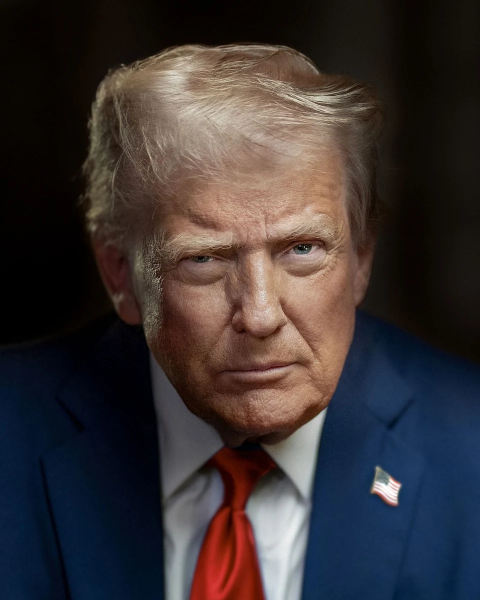
#> input picture known_faces/sample_person.jpg, 960 x 1200 px (shown at 1/2 size)
$ python main.py
#> lines starting #> are read from the running program, lines starting #| are printed output that depends on the picture
import csv
import os
import re
import shutil
import signal
import smtplib
import sys
import threading
import time
import uuid

from datetime import datetime, date
from email.message import EmailMessage
from pathlib import Path
from email.utils import parseaddr

import cv2
import numpy as np


# ============================================================
# PATH CONFIGURATION
# ============================================================

BASE_DIR = Path(__file__).resolve().parent

LOG_DIR = BASE_DIR / "logs"
KNOWN_FACES_DIR = BASE_DIR / "known_faces"
UNKNOWN_FACES_DIR = BASE_DIR / "unknown_faces"
MODEL_DIR = BASE_DIR / "models"

HAAR_CASCADE_PATH = MODEL_DIR / "haarcascade_frontalface_default.xml"

ATTENDANCE_FILE = LOG_DIR / "attendance.csv"
UNKNOWN_EVENTS_FILE = LOG_DIR / "unknown_events.csv"

# Create necessary directories
LOG_DIR.mkdir(parents=True, exist_ok=True)
UNKNOWN_FACES_DIR.mkdir(parents=True, exist_ok=True)


# ============================================================
# ENVIRONMENT CONFIGURATION
# ============================================================

def load_env_file():
    """
    Load variables from .env without requiring python-dotenv.
    Existing system environment variables take priority.
    """

    env_file = BASE_DIR / ".env"

    if not env_file.exists():
        print("[WARNING] .env file not found.")
        return

    with open(env_file, "r", encoding="utf-8") as file:
        for line in file:
            line = line.strip()

            if not line or line.startswith("#") or "=" not in line:
                continue

            key, value = line.split("=", 1)

            key = key.strip()
            value = value.strip().strip('"').strip("'")

            os.environ.setdefault(key, value)


load_env_file()


# ============================================================
# APPLICATION SETTINGS
# ============================================================

CAMERA_SETTING = os.getenv("CAMERA_INDEX", "auto").strip().lower()

FACE_CONFIDENCE_THRESHOLD = float(
    os.getenv("FACE_CONFIDENCE_THRESHOLD", "70")
)

UNKNOWN_FRAMES_REQUIRED = int(
    os.getenv("UNKNOWN_FRAMES_REQUIRED", "5")
)

UNKNOWN_CLEAR_FRAMES_REQUIRED = int(
    os.getenv("UNKNOWN_CLEAR_FRAMES_REQUIRED", "15")
)

ALERT_COOLDOWN_SECONDS = int(
    os.getenv("ALERT_COOLDOWN_SECONDS", "600")
)

# Face processing settings
FACE_WIDTH = 200
FACE_HEIGHT = 200

DETECTION_SCALE = 0.5

# Camera recovery settings
CAMERA_FAILURE_LIMIT = 10


# ============================================================
# EMAIL CONFIGURATION
# ============================================================

SENDER_EMAIL = os.getenv("SENDER_EMAIL", "").strip()
GMAIL_APP_PASSWORD = os.getenv("GMAIL_APP_PASSWORD", "").strip()
RECEIVER_EMAIL = os.getenv("RECEIVER_EMAIL", "").strip()


# [11 lines left out: function valid_email_address, not called in this run]


def email_configured():
    """Check whether valid email credentials are configured."""

    placeholders = {
        "",
        "xxxx",
        "your_email",
        "your_password",
        "your_app_password",
        "your_16_character_gmail_app_password",
        "example@gmail.com"
    }

    sender = SENDER_EMAIL.lower()
    receiver = RECEIVER_EMAIL.lower()
    password = GMAIL_APP_PASSWORD.lower().replace(" ", "")

    if sender in placeholders:
        print("[EMAIL] Sender email is missing or a placeholder.")
        return False

    if receiver in placeholders:
        print("[EMAIL] Receiver email is missing or a placeholder.")
        return False

    if password in placeholders:
        print("[EMAIL] Gmail App Password is missing or a placeholder.")
        return False

    if not valid_email_address(SENDER_EMAIL):
        print("[EMAIL] Invalid sender email address.")
        return False

    if not valid_email_address(RECEIVER_EMAIL):
        print("[EMAIL] Invalid receiver email address.")
        return False

    if not password:
        print("[EMAIL] Gmail App Password is empty.")
        return False

    return True


EMAIL_ENABLED = email_configured()

if EMAIL_ENABLED:
    print("[EMAIL] Email notifications configured.")
else:
    print("[EMAIL] Email notifications disabled.")


# ============================================================
# GRACEFUL SHUTDOWN
# ============================================================

def handle_shutdown(signum, frame):
    print("\n[SHUTDOWN] Shutdown signal received.")
    raise KeyboardInterrupt


signal.signal(signal.SIGTERM, handle_shutdown)


# ============================================================
# MIGRATE OLD ATTENDANCE FILE
# ============================================================

def migrate_old_attendance_file():
    """
    Move an existing attendance.csv from the project root
    into logs/ if the destination does not already exist.
    """

    old_file = BASE_DIR / "attendance.csv"

    if old_file.exists() and not ATTENDANCE_FILE.exists():

        shutil.move(str(old_file), str(ATTENDANCE_FILE))

        print("[MIGRATION] Old attendance.csv moved into logs/")

    elif old_file.exists() and ATTENDANCE_FILE.exists():

        print(
            "[WARNING] Both root attendance.csv and "
            "logs/attendance.csv exist. The root file was left untouched."
        )


migrate_old_attendance_file()


# ============================================================
# CSV INITIALIZATION
# ============================================================

ATTENDANCE_HEADERS = [
    "Name",
    "Date",
    "Time",
    "Status"
]

UNKNOWN_EVENT_HEADERS = [
    "Event ID",
    "Date",
    "Timestamp",
    "Photograph",
    "Recognition Confidence"
]


def initialize_csv_files():

    if not ATTENDANCE_FILE.exists():

        with open(
            ATTENDANCE_FILE,
            "w",
            newline="",
            encoding="utf-8"
        ) as file:

            writer = csv.writer(file)
            writer.writerow(ATTENDANCE_HEADERS)

    if not UNKNOWN_EVENTS_FILE.exists():

        with open(
            UNKNOWN_EVENTS_FILE,
            "w",
            newline="",
            encoding="utf-8"
        ) as file:

            writer = csv.writer(file)
            writer.writerow(UNKNOWN_EVENT_HEADERS)


initialize_csv_files()


# ============================================================
# ATTENDANCE MANAGEMENT
# ============================================================

today_date = date.today().strftime("%Y-%m-%d")

attendance_today = set()


def load_today_attendance():
    """Load people who already have attendance recorded today."""

    if not ATTENDANCE_FILE.exists():
        return

    with open(
        ATTENDANCE_FILE,
        "r",
        newline="",
        encoding="utf-8"
    ) as file:

        reader = csv.DictReader(file)

        for row in reader:

            if row.get("Date") == today_date:
                attendance_today.add(row.get("Name", "").strip())


def record_attendance(person_name):
    """Record attendance only once per person per day."""

    if person_name in attendance_today:
        return

    now = datetime.now()

    with open(
        ATTENDANCE_FILE,
        "a",
        newline="",
        encoding="utf-8"
    ) as file:

        writer = csv.writer(file)

        writer.writerow([
            person_name,
            now.strftime("%Y-%m-%d"),
            now.strftime("%H:%M:%S"),
            "Present"
        ])

    attendance_today.add(person_name)

    print(
        f"[ATTENDANCE] {person_name} marked present "
        f"at {now.strftime('%H:%M:%S')}"
    )


load_today_attendance()


# ============================================================
# FACE DETECTION MODEL
# ============================================================

face_detector = cv2.CascadeClassifier(
    str(HAAR_CASCADE_PATH)
)

if face_detector.empty():
    raise RuntimeError(
        f"Unable to load Haar Cascade model: {HAAR_CASCADE_PATH}"
    )


# ============================================================
# LBPH FACE RECOGNIZER
# ============================================================

if not hasattr(cv2, "face"):
    raise RuntimeError(
        "cv2.face is unavailable. Install an OpenCV build "
        "that includes the contrib face module."
    )

recognizer = cv2.face.LBPHFaceRecognizer_create(
    radius=1,
    neighbors=8,
    grid_x=8,
    grid_y=8
)

label_to_name = {}


def preprocess_face(face):
    """Prepare a face image for LBPH recognition."""

    face = cv2.resize(
        face,
        (FACE_WIDTH, FACE_HEIGHT)
    )

    face = cv2.equalizeHist(face)

    return face


# ============================================================
# TRAINING DATASET
# ============================================================

def train_recognizer():

    training_faces = []
    training_labels = []

    label_to_name.clear()

    if not KNOWN_FACES_DIR.exists():
        raise RuntimeError("known_faces directory does not exist.")

    image_extensions = {
        ".jpg",
        ".jpeg",
        ".png",
        ".bmp"
    }

    image_files = sorted(
        file for file in KNOWN_FACES_DIR.iterdir()
        if file.is_file() and file.suffix.lower() in image_extensions
    )

    if not image_files:
        raise RuntimeError(
            "No training images found in known_faces."
        )

    name_to_label = {}

    for image_path in image_files:

        image = cv2.imread(str(image_path))
#> image is the input picture: shape (1200, 960, 3); mean B, G, R 51.6, 51, 58.3

        if image is None:
            print(f"[TRAINING] Could not read {image_path.name}")
            continue

        gray = cv2.cvtColor(
            image,
            cv2.COLOR_BGR2GRAY
        )
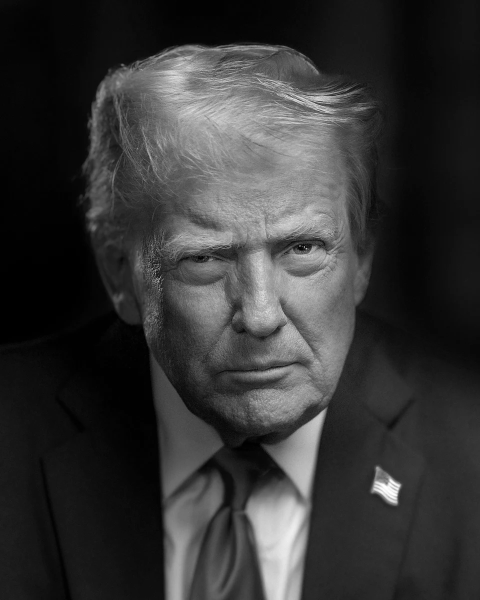
#> gray: shape (1200, 960) (shown at 1/2 size); min 0, max 255, mean 53.3

        detected_faces = face_detector.detectMultiScale(
            gray,
            scaleFactor=1.1,
            minNeighbors=5,
            minSize=(30, 30)
        )
#> detected_faces = [[258, 323, 513, 513]]

        if len(detected_faces) == 0:
            print(
                f"[TRAINING] No face detected in {image_path.name}"
            )
            continue

        # Select the largest face in the training image.
        x, y, w, h = max(
            detected_faces,
            key=lambda face: face[2] * face[3]
        )
#> x = 258; y = 323; w = 513; h = 513

        face = gray[y:y + h, x:x + w]
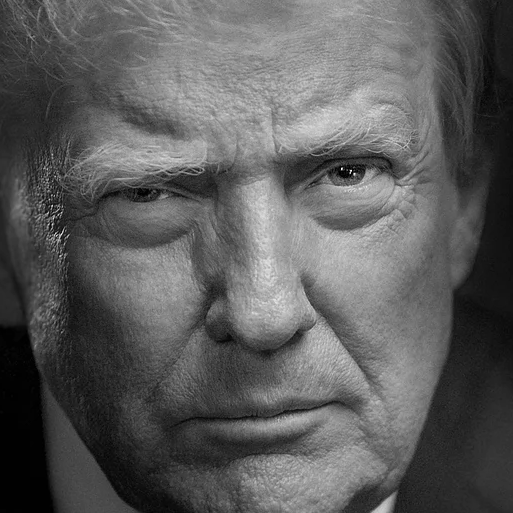
#> face: shape (513, 513); min 0, max 255, mean 91.8

        face = preprocess_face(face)
#> in preprocess_face, `face = cv2.equalizeHist(face)`:
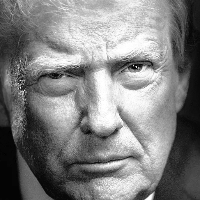
#> face: shape (200, 200); min 0, max 255, mean 128.2

        # Example: john_1.jpg -> john
        person_name = image_path.stem.rsplit("_", 1)[0]

        person_name = person_name.replace("_", " ").strip().title()

        if not person_name:
            continue

        if person_name not in name_to_label:

            label = len(name_to_label)

            name_to_label[person_name] = label
            label_to_name[label] = person_name

        label = name_to_label[person_name]

        training_faces.append(face)
        training_labels.append(label)

        print(
            f"[TRAINING] Loaded {image_path.name} "
            f"for {person_name}"
        )

    if not training_faces:
        raise RuntimeError(
            "No usable face images found for training."
        )

    recognizer.train(
        training_faces,
        np.array(training_labels, dtype=np.int32)
    )

    print("\n[TRAINING] Training completed.")

    for name, label in name_to_label.items():

        count = training_labels.count(label)

        print(
            f"[TRAINING] {name}: {count} training images"
        )

    print(
        f"[TRAINING] Total images: {len(training_faces)}"
    )


train_recognizer()


# ============================================================
# CAMERA MANAGEMENT
# ============================================================

def get_camera_indices():
    """Return camera indices in the order they should be tested."""

    if CAMERA_SETTING == "auto":
        return [0, 1]

    try:
        indices = [
            int(value.strip())
            for value in CAMERA_SETTING.split(",")
            if value.strip()
        ]

        if not indices:
            raise ValueError

        return list(dict.fromkeys(indices))

    except ValueError:
        print(
            "[CAMERA] Invalid CAMERA_INDEX setting. "
            "Using automatic detection."
        )

        return [0, 1]


def open_camera():
    """Find an available camera and verify that it produces a frame."""

    for camera_index in get_camera_indices():

        print(
            f"[CAMERA] Trying camera index {camera_index}..."
        )

        camera = cv2.VideoCapture(camera_index)

        if not camera.isOpened():
            camera.release()
            continue

        # Give the camera a moment to initialize.
        time.sleep(0.5)

        success, frame = camera.read()
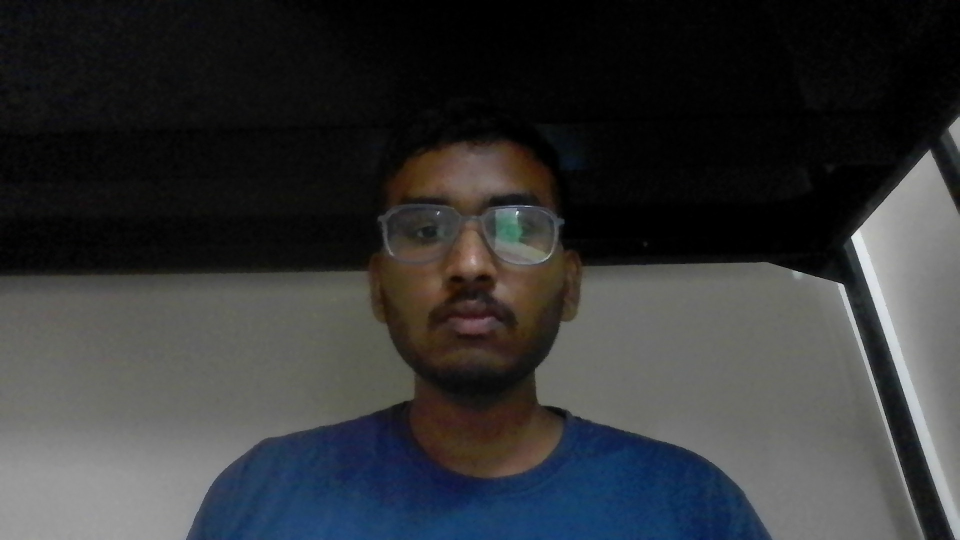
#> input picture known_faces/vela_3.jpeg, 1920 x 1080 px, given in place of the camera (shown at 1/2 size)
#> frame is the input picture: shape (1080, 1920, 3); mean B, G, R 54.8, 53.4, 52

        if success and frame is not None:

            print(
                f"[CAMERA] Camera {camera_index} connected."
            )

            return camera

        camera.release()

    return None


# ============================================================
# UNKNOWN EVENT LOGGING
# ============================================================

# [128 lines left out: functions generate_event_id, save_unknown_event, send_email_alert, not called in this run]

        # No queue or automatic retry is created.


# ============================================================
# EMAIL COOLDOWN MANAGEMENT
# ============================================================

last_email_attempt = 0.0

email_thread = None


# [53 lines left out: function trigger_email_alert, not called in this run]


# ============================================================
# FACE RECOGNITION
# ============================================================

def recognize_face(face_image):

    processed_face = preprocess_face(face_image)

    label, confidence = recognizer.predict(
        processed_face
    )

    if confidence <= FACE_CONFIDENCE_THRESHOLD:

        person_name = label_to_name.get(label)

        if person_name is not None:
            return person_name, confidence

    return None, confidence


# ============================================================
# MAIN APPLICATION
# ============================================================

def main():

    print("\n========================================")
    print("       SMART ATTENDANCE SYSTEM")
    print("========================================\n")

    camera = open_camera()

    if camera is None:

        raise RuntimeError(
            "No working camera found. "
            "Check CAMERA_INDEX and camera connection."
        )

    unknown_frame_count = 0
    unknown_clear_count = 0

    unknown_event_active = False

    camera_failure_count = 0

    try:

        while True:

            success, frame = camera.read()

            if not success or frame is None:

                camera_failure_count += 1

                print(
                    f"[CAMERA] Frame capture failed "
                    f"({camera_failure_count}/"
                    f"{CAMERA_FAILURE_LIMIT})."
                )

                if camera_failure_count >= CAMERA_FAILURE_LIMIT:

                    print(
                        "[CAMERA] Attempting camera recovery..."
                    )

                    camera.release()

                    camera = open_camera()

                    camera_failure_count = 0

                    # Reset visit tracking after camera recovery.
                    unknown_frame_count = 0
                    unknown_clear_count = 0
                    unknown_event_active = False

                    if camera is None:

                        print(
                            "[CAMERA] Camera unavailable. "
                            "Retrying in 5 seconds."
                        )

                        time.sleep(5)

                        camera = open_camera()

                        if camera is None:
                            continue

                time.sleep(0.1)
                continue

            camera_failure_count = 0

            # Convert original frame to grayscale.
            gray = cv2.cvtColor(
                frame,
                cv2.COLOR_BGR2GRAY
            )
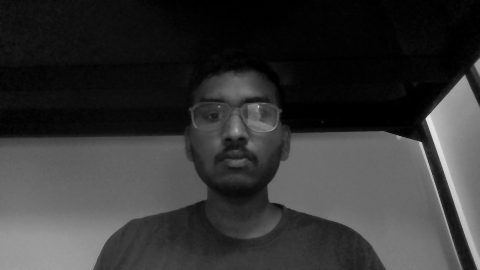
#> gray: shape (1080, 1920) (shown at 1/4 size); min 0, max 241, mean 53.1

            # Downscale only for faster face detection.
            small_gray = cv2.resize(
                gray,
                None,
                fx=DETECTION_SCALE,
                fy=DETECTION_SCALE
            )
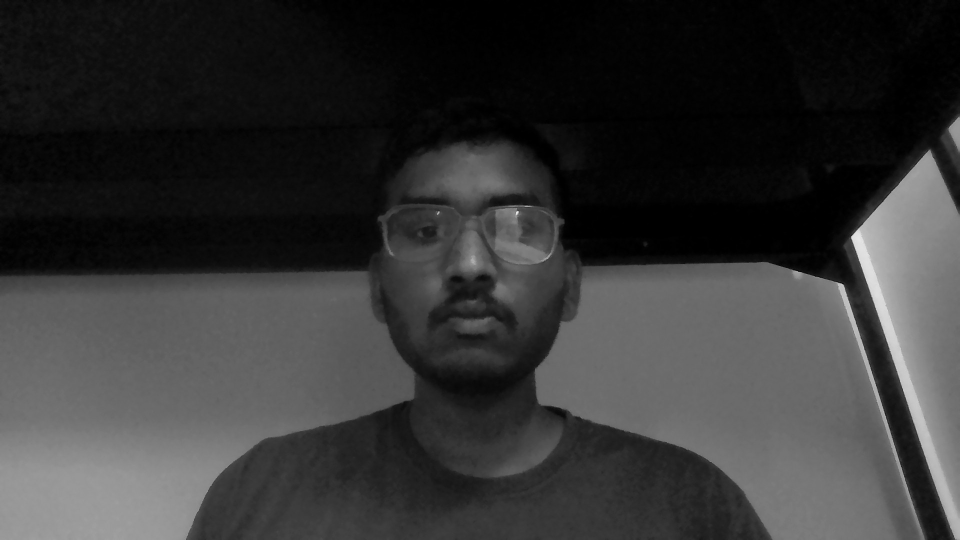
#> small_gray: shape (540, 960); min 0, max 234, mean 53.3

            detected_faces = face_detector.detectMultiScale(
                small_gray,
                scaleFactor=1.2,
                minNeighbors=5,
                minSize=(30, 30)
            )
#> detected_faces = [[353, 127, 236, 236]]

            unknown_faces = []

            # =================================================
            # PROCESS EACH DETECTED FACE
            # =================================================

            for (small_x, small_y, small_w, small_h) in detected_faces:

                # Convert coordinates to original frame size.
                x = int(small_x / DETECTION_SCALE)
                y = int(small_y / DETECTION_SCALE)

                w = int(small_w / DETECTION_SCALE)
                h = int(small_h / DETECTION_SCALE)

                # Keep coordinates within image boundaries.
                x = max(0, x)
                y = max(0, y)

                w = min(w, frame.shape[1] - x)
                h = min(h, frame.shape[0] - y)

                if w <= 0 or h <= 0:
                    continue

                face_image = gray[
                    y:y + h,
                    x:x + w
                ]

                person_name, confidence = recognize_face(
                    face_image
                )

                if person_name is not None:

                    # Known person.
                    color = (0, 255, 0)

                    cv2.putText(
                        frame,
                        f"{person_name} ({confidence:.1f})",
                        (x, max(20, y - 10)),
                        cv2.FONT_HERSHEY_SIMPLEX,
                        0.6,
                        color,
                        2
                    )

                    record_attendance(person_name)

                else:

                    # Unknown person.
                    color = (0, 0, 255)

                    unknown_faces.append(
                        (face_image.copy(), confidence)
                    )

                    cv2.putText(
                        frame,
                        f"Unknown ({confidence:.1f})",
                        (x, max(20, y - 10)),
                        cv2.FONT_HERSHEY_SIMPLEX,
                        0.6,
                        color,
                        2
                    )

                    # Draw rectangle around unknown face.
                    cv2.rectangle(
                        frame,
                        (x, y),
                        (x + w, y + h),
                        color,
                        2
                    )

                    continue

                # Draw rectangle around recognized face.
                cv2.rectangle(
                    frame,
                    (x, y),
                    (x + w, y + h),
                    color,
                    2
                )
#> this loop made 1 pass
#> (small_x, small_y, small_w, small_h, x, y, w, h) on pass 1: (353, 127, 236, 236, 706, 254, 472, 472)
#> (printed output is left out)
#> (the rest of the program and of its run is left out)
